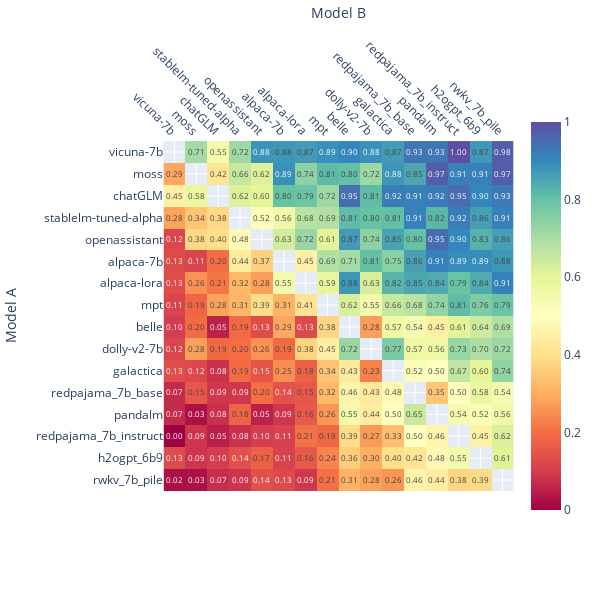

The notebook cell this image was saved under:
### Code cell
fig = px.imshow(win_rate_pivot_table, color_continuous_scale='spectral',
                text_auto=".2f", title=None)# "Fraction of Model A wins for all non-tied A vs. B battles.")
fig.update_layout(xaxis_title="Model B",
                yaxis_title="Model A",
                xaxis_side="top", height=600, width=600,
                title_y=0.07, title_x=0.5)
# fig.update_traces(hovertemplate=
#                 "Model A: %{y}<br>Model B: %{x}<br>Fraction of A Wins: %{z}<extra></extra>")
fig.update_xaxes(tickangle=45)

pio.write_image(fig, 'win-rate-real.pdf')
fig

### Figure 1 — Plotly figure (JSON) as saved in the notebook; plotly's stock layout.template omitted (floating-point values rounded to 4 significant figures; data arrays with more than 128 entries replaced by an {"elided": "..."} marker saying what was removed)
{"data": [{"coloraxis": "coloraxis", "hovertemplate": "model_b: %{x}<br>model_a: %{y}<br>color: %{z}<extra></extra>", "name": "0", "texttemplate": "%{z:.2f}", "type": "heatmap", "x": ["vicuna-7b", "moss", "chatGLM", "stablelm-tuned-alpha", "openassistant", "alpaca-7b", "alpaca-lora", "mpt", "belle", "dolly-v2-7b", "galactica", "redpajama_7b_base", "pandalm", "redpajama_7b_instruct", "h2ogpt_6b9", "rwkv_7b_pile"], "xaxis": "x", "y": ["vicuna-7b", "moss", "chatGLM", "stablelm-tuned-alpha", "openassistant", "alpaca-7b", "alpaca-lora", "mpt", "belle", "dolly-v2-7b", "galactica", "redpajama_7b_base", "pandalm", "redpajama_7b_instruct", "h2ogpt_6b9", "rwkv_7b_pile"], "yaxis": "y", "z": {"elided": "16x16 float values"}}], "layout": {"coloraxis": {"colorscale": [[0, "rgb(158,1,66)"], [0.1, "rgb(213,62,79)"], [0.2, "rgb(244,109,67)"], [0.3, "rgb(253,174,97)"], [0.4, "rgb(254,224,139)"], [0.5, "rgb(255,255,191)"], [0.6, "rgb(230,245,152)"], [0.7, "rgb(171,221,164)"], [0.8, "rgb(102,194,165)"], [0.9, "rgb(50,136,189)"], [1, "rgb(94,79,162)"]]}, "height": 600, "margin": {"t": 60}, "title": {"x": 0.5, "y": 0.07}, "width": 600, "xaxis": {"anchor": "y", "constrain": "domain", "domain": [0, 1], "scaleanchor": "y", "side": "top", "tickangle": 45, "title": {"text": "Model B"}}, "yaxis": {"anchor": "x", "autorange": "reversed", "constrain": "domain", "domain": [0, 1], "title": {"text": "Model A"}}}}
